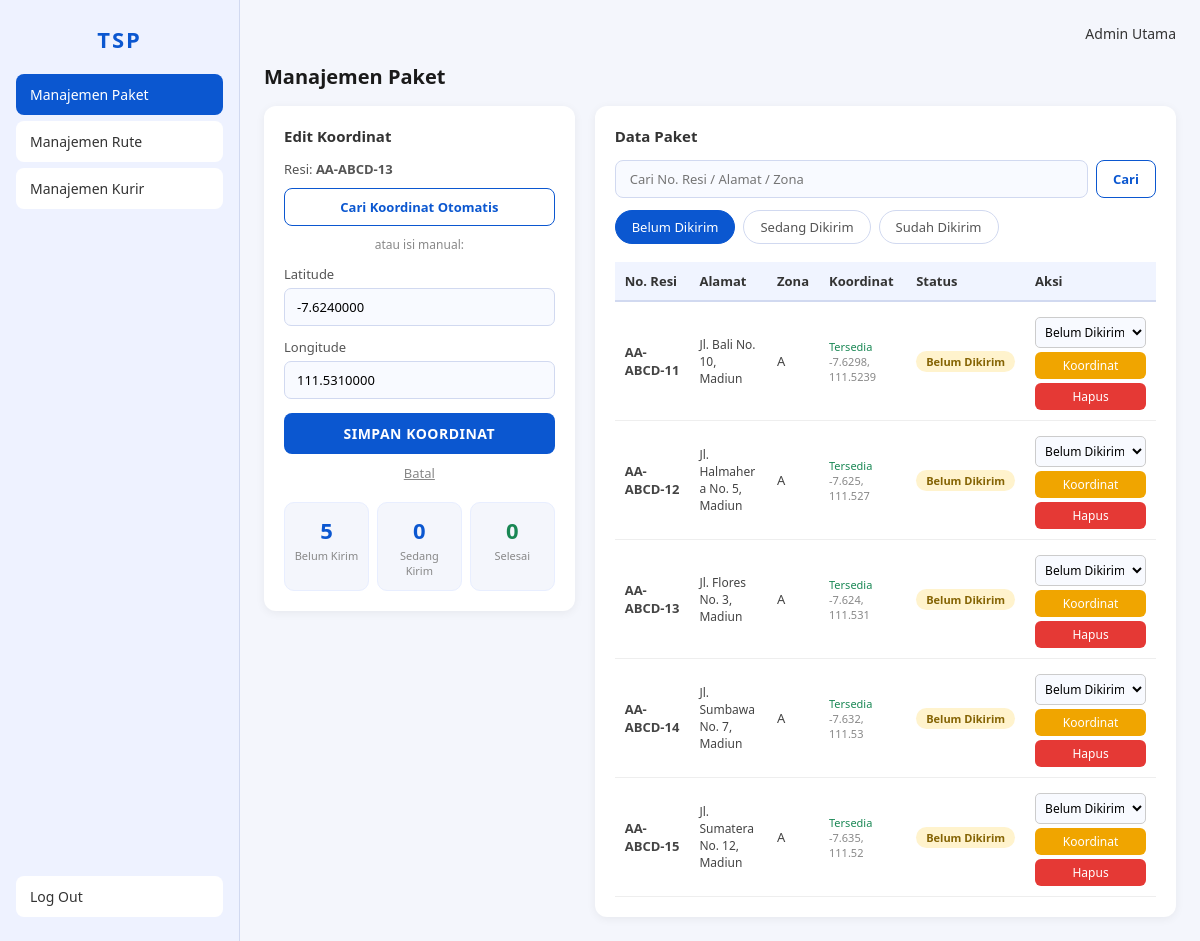
/admin.php?menu=paket&edit=3&tab=belum_dikirim (signed in), run on the app's committed database.
### tables this page shows
CREATE TABLE paket (
    id_paket   INT AUTO_INCREMENT PRIMARY KEY,
    no_resi    VARCHAR(20)   NOT NULL UNIQUE,
    alamat     TEXT          NOT NULL,
    zona       VARCHAR(50)   NOT NULL,
    latitude   DECIMAL(10,7) DEFAULT NULL,
    longitude  DECIMAL(10,7) DEFAULT NULL,
    status     ENUM('belum_dikirim','sedang_dikirim','sudah_dikirim') DEFAULT 'belum_dikirim',
    id_admin   INT           DEFAULT NULL,
    created_at TIMESTAMP DEFAULT CURRENT_TIMESTAMP,
    FOREIGN KEY (id_admin) REFERENCES admin(id_admin) ON DELETE SET NULL
);

### manajemen_paket.php (the view, shortened to what this page needs)
<?php
require_once 'koneksi.php';
$id_admin   = $_SESSION['id_admin'];
$tab    = $_GET['tab']    ?? 'belum_dikirim';
$search = trim($_GET['search'] ?? '');
$page   = max(1, (int)($_GET['page'] ?? 1));
$limit  = 8; $offset = ($page - 1) * $limit;
$where  = "WHERE status=?"; $params = [$tab]; $types = 's';
$ds = $conn->prepare("SELECT * FROM paket $where ORDER BY created_at DESC LIMIT ? OFFSET ?");
$params[] = $limit; $params[] = $offset; $types .= 'ii';
$ds->bind_param($types, ...$params); $ds->execute();
$paket_list = $ds->get_result()->fetch_all(MYSQLI_ASSOC); $ds->close();
$stat = [];
foreach (['belum_dikirim','sedang_dikirim','sudah_dikirim'] as $s) {
    $stat[$s] = $conn->query("SELECT COUNT(*) FROM paket WHERE status='$s'")->fetch_row()[0];
}
$edit_data = null;
if (isset($_GET['edit'])) {
    $eid = (int)$_GET['edit'];
    $es  = $conn->prepare("SELECT * FROM paket WHERE id_paket=? AND id_admin=?");
    $es->bind_param('ii', $eid, $id_admin); $es->execute();
    $edit_data = $es->get_result()->fetch_assoc(); $es->close();
}
$tab_labels = ['belum_dikirim'=>'Belum Dikirim','sedang_dikirim'=>'Sedang Dikirim','sudah_dikirim'=>'Sudah Dikirim'];
$badge_map  = ['belum_dikirim'=>['badge-belum','Belum Dikirim'],'sedang_dikirim'=>['badge-sedang','Sedang Dikirim'],'sudah_dikirim'=>['badge-sudah','Sudah Dikirim']];
?>
<h2 class="page-title">Manajemen Paket</h2>
<div class="panel-container">
<div class="panel-left">
<?php if ($edit_data): ?>
    <h3>Edit Koordinat</h3>
    <p style="font-size:13px;color:#555;margin-bottom:10px;">
        Resi: <strong><?= htmlspecialchars($edit_data['no_resi']) ?></strong>
    </p>
    <form method="POST" action="?menu=paket&tab=<?= $tab ?>" style="margin-bottom:10px;">
        <button type="submit" class="btn-secondary" style="width:100%;margin:0;">Cari Koordinat Otomatis</button>
    </form>
    <p style="font-size:12px;color:#888;margin-bottom:10px;text-align:center;">atau isi manual:</p>
    <form method="POST" action="?menu=paket&tab=<?= $tab ?>">
        <label>Latitude</label>
        <input type="number" step="0.0000001" name="latitude"  value="<?= $edit_data['latitude'] ?>"  required>
        <label>Longitude</label>
        <input type="number" step="0.0000001" name="longitude" value="<?= $edit_data['longitude'] ?>" required>
        <button type="submit" class="btn-primary">SIMPAN KOORDINAT</button>
    </form>
    <a href="?menu=paket&tab=<?= $tab ?>" style="display:block;text-align:center;margin-top:10px;font-size:13px;color:#888;">Batal</a>
<?php endif; ?>
    <div class="stat-row">
        <div class="stat-card"><div class="stat-num"><?= $stat['belum_dikirim'] ?></div><div class="stat-label">Belum Kirim</div></div>
        <div class="stat-card"><div class="stat-num" style="color:#0b57d0;"><?= $stat['sedang_dikirim'] ?></div><div class="stat-label">Sedang Kirim</div></div>
        <div class="stat-card"><div class="stat-num" style="color:#198754;"><?= $stat['sudah_dikirim'] ?></div><div class="stat-label">Selesai</div></div>
    </div>
</div>
<div class="panel-right">
    <h3>Data Paket</h3>
    <form method="GET" style="display:flex;gap:8px;margin-bottom:12px;">
        <input type="text" name="search" class="search-input" placeholder="Cari No. Resi / Alamat / Zona"
               value="<?= htmlspecialchars($search) ?>" style="margin:0;flex:1;">
        <button type="submit" class="btn-secondary" style="width:auto;padding:9px 16px;margin:0;">Cari</button>
    </form>
    <div class="tabs">
        <?php foreach ($tab_labels as $key => $label): ?>
            <a href="?menu=paket&tab=<?= $key ?><?= $search ? '&search='.urlencode($search) : '' ?>"
               class="tab <?= $tab===$key ? 'active' : '' ?>" style="text-decoration:none;"><?= $label ?></a>
        <?php endforeach; ?>
    </div>
    <?php if (empty($paket_list)): ?>
        <p style="text-align:center;color:#aaa;padding:40px 0;">Tidak ada data paket.</p>
    <?php else: ?>
    <div style="overflow-x:auto;">
    <table class="data-table">
        <thead><tr><th>No. Resi</th><th>Alamat</th><th>Zona</th><th>Koordinat</th><th>Status</th><th>Aksi</th></tr></thead>
        <tbody>
        <?php foreach ($paket_list as $p): ?>
        <tr>
            <td><strong><?= htmlspecialchars($p['no_resi']) ?></strong></td>
            <td style="max-width:180px;font-size:12px;word-break:break-word;">
                <?= htmlspecialchars(substr($p['alamat'],0,60)) ?><?= strlen($p['alamat'])>60 ? '...' : '' ?>
            </td>
            <td><?= htmlspecialchars($p['zona']) ?></td>
            <td style="font-size:11px;">
                <?php if ($p['latitude']): ?>
                    <span style="color:#198754;">Tersedia</span><br>
                    <span style="color:#888;"><?= round($p['latitude'],5) ?>, <?= round($p['longitude'],5) ?></span>
                <?php else: ?>
                    <span style="color:#dc3545;">Belum ada</span>
                <?php endif; ?>
            </td>
            <td>
                <?php [$bc,$bl] = $badge_map[$p['status']]; ?>
                <span class="badge <?= $bc ?>"><?= $bl ?></span>
            </td>
            <td>
                <div style="display:flex;flex-direction:column;gap:4px;min-width:110px;">
                    <form method="POST" action="?menu=paket&tab=<?= $tab ?>&page=<?= $page ?>">
                        <select name="status" onchange="this.form.submit()"
                                style="width:100%;font-size:12px;padding:5px;border-radius:5px;border:1px solid #ccc;">
                            <option value="belum_dikirim"  <?= $p['status']=='belum_dikirim'  ? 'selected':'' ?>>Belum Dikirim</option>
                        </select>
                    </form>
                    <a href="?menu=paket&edit=<?= $p['id_paket'] ?>&tab=<?= $tab ?>"
                       class="btn-sm btn-edit" style="text-align:center;text-decoration:none;">Koordinat</a>
                    <form method="POST" action="?menu=paket&tab=<?= $tab ?>&page=<?= $page ?>"
                          onsubmit="return confirm('Hapus paket ini?')">
                        <button type="submit" class="btn-sm btn-hapus" style="width:100%;">Hapus</button>
                    </form>
                </div>
            </td>
        </tr>
        <?php endforeach; ?>
        </tbody>
    </table>
    </div>
    <?php endif; ?>
</div>
</div>

### style.css (style rules this page uses)
* { margin: 0; padding: 0; box-sizing: border-box; font-family: 'Segoe UI', Tahoma, sans-serif; }
body { background-color: #f4f6fc; }
.page-title { font-size: 20px; font-weight: 600; color: #1a1a1a; margin-bottom: 16px; }
.panel-container { display: flex; gap: 20px; flex-wrap: wrap; align-items: flex-start; }
.panel-left { background: white; padding: 20px; border-radius: 12px; flex: 1; min-width: 260px; box-shadow: 0 2px 10px rgba(0, 0, 0, 0.06); }
.panel-right { background: white; padding: 20px; border-radius: 12px; flex: 2; min-width: 340px; box-shadow: 0 2px 10px rgba(0, 0, 0, 0.06); }
.panel-left h3, .panel-right h3 { font-size: 15px; font-weight: 600; color: #333; margin-bottom: 14px; }
form label { display: block; margin-top: 12px; font-size: 13px; font-weight: 500; color: #555; }
form input, form select, form textarea { width: 100%; padding: 9px 12px; margin-top: 5px; border: 1px solid #d1d9f0; border-radius: 7px; background: #f8faff; font-size: 13px; transition: border 0.2s; }
.btn-primary { background: #0b57d0; color: white; border: none; padding: 11px 16px; width: 100%; border-radius: 8px; margin-top: 14px; cursor: pointer; font-size: 14px; font-weight: 600; letter-spacing: 0.5px; transition: background 0.2s; }
.btn-secondary { background: white; color: #0b57d0; border: 1px solid #0b57d0; padding: 9px 16px; border-radius: 8px; cursor: pointer; font-size: 13px; font-weight: 600; transition: background 0.2s; text-decoration: none; display: inline-block; }
.btn-sm { padding: 5px 10px; font-size: 12px; border-radius: 6px; border: none; cursor: pointer; font-weight: 500; }
.btn-edit { background: #f0a500; color: white; }
.btn-hapus { background: #e53935; color: white; }
.data-table { width: 100%; border-collapse: collapse; margin-top: 4px; font-size: 13px; }
.data-table th { background: #f0f4ff; color: #333; padding: 10px; text-align: left; border-bottom: 2px solid #d1d9f0; font-weight: 600; white-space: nowrap; }
.data-table td { padding: 10px; border-bottom: 1px solid #eee; color: #444; vertical-align: middle; }
.badge { display: inline-block; padding: 3px 10px; border-radius: 12px; font-size: 11px; font-weight: 600; white-space: nowrap; }
.badge-belum { background: #fff3cd; color: #856404; }
.tabs { display: flex; gap: 8px; margin-bottom: 14px; flex-wrap: wrap; }
.tab { padding: 7px 16px; border-radius: 20px; font-size: 13px; font-weight: 500; cursor: pointer; border: 1px solid #d1d9f0; background: white; color: #555; transition: all 0.2s; user-select: none; }
.tab.active { background: #0b57d0; color: white; border-color: #0b57d0; }
.search-input { width: 100%; padding: 9px 14px; border: 1px solid #d1d9f0; border-radius: 8px; font-size: 13px; margin-bottom: 12px; background: #f8faff; }
.stat-row { display: flex; gap: 8px; margin-top: 20px; }
.stat-card { background: #f4f6fc; border-radius: 10px; padding: 12px 8px; flex: 1; text-align: center; border: 1px solid #e8eeff; }
.stat-card .stat-num { font-size: 22px; font-weight: 700; color: #0b57d0; }
.stat-card .stat-label { font-size: 11px; color: #888; margin-top: 3px; }

### data on the page
paket: no_resi "AA-ABCD-13", latitude "-7.6240000", longitude "111.5310000", alamat "Jl. Flores No. 3, Madiun", zona "A", latitude "-7.624", longitude "111.531", bl "Belum Dikirim", status "Belum Dikirim"
paket: no_resi "AA-ABCD-11", alamat "Jl. Bali No. 10, Madiun", zona "A", latitude "-7.6298", longitude "111.5239", bl "Belum Dikirim", status "Belum Dikirim"
paket: no_resi "AA-ABCD-12", alamat "Jl. Halmahera No. 5, Madiun", zona "A", latitude "-7.625", longitude "111.527", bl "Belum Dikirim", status "Belum Dikirim"
paket: no_resi "AA-ABCD-14", alamat "Jl. Sumbawa No. 7, Madiun", zona "A", latitude "-7.632", longitude "111.53", bl "Belum Dikirim", status "Belum Dikirim"
paket: no_resi "AA-ABCD-15", alamat "Jl. Sumatera No. 12, Madiun", zona "A", latitude "-7.635", longitude "111.52", bl "Belum Dikirim", status "Belum Dikirim"

### other printed values
$_SESSION['nama'] "Admin Utama"
$stat['belum_dikirim'] "5"
$stat['sedang_dikirim'] "0"
$stat['sudah_dikirim'] "0"
$label "Belum Dikirim"
$label "Sedang Dikirim"
$label "Sudah Dikirim"
